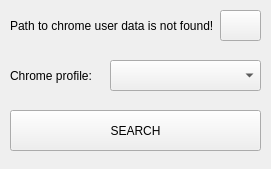
<?xml version="1.0" encoding="UTF-8"?>
<ui version="4.0">
 <class>MainWindow</class>
 <widget class="QMainWindow" name="MainWindow">
  <property name="geometry">
   <rect>
    <x>0</x>
    <y>0</y>
    <width>271</width>
    <height>169</height>
   </rect>
  </property>
  <property name="windowTitle">
   <string>MainWindow</string>
  </property>
  <widget class="QWidget" name="centralwidget">
   <widget class="QPushButton" name="searchButton">
    <property name="geometry">
     <rect>
      <x>10</x>
      <y>110</y>
      <width>251</width>
      <height>41</height>
     </rect>
    </property>
    <property name="text">
     <string>SEARCH</string>
    </property>
   </widget>
   <widget class="QLabel" name="label">
    <property name="geometry">
     <rect>
      <x>10</x>
      <y>10</y>
      <width>211</width>
      <height>31</height>
     </rect>
    </property>
    <property name="text">
     <string>Path to chrome user data is not found!</string>
    </property>
   </widget>
   <widget class="QPushButton" name="pushButton">
    <property name="geometry">
     <rect>
      <x>220</x>
      <y>10</y>
      <width>41</width>
      <height>31</height>
     </rect>
    </property>
    <property name="text">
     <string/>
    </property>
   </widget>
   <widget class="QLabel" name="label_2">
    <property name="geometry">
     <rect>
      <x>10</x>
      <y>60</y>
      <width>101</width>
      <height>31</height>
     </rect>
    </property>
    <property name="text">
     <string>Chrome profile:</string>
    </property>
   </widget>
   <widget class="QComboBox" name="comboBox">
    <property name="geometry">
     <rect>
      <x>110</x>
      <y>60</y>
      <width>151</width>
      <height>31</height>
     </rect>
    </property>
   </widget>
  </widget>
 </widget>
 <resources/>
 <connections/>
</ui>
